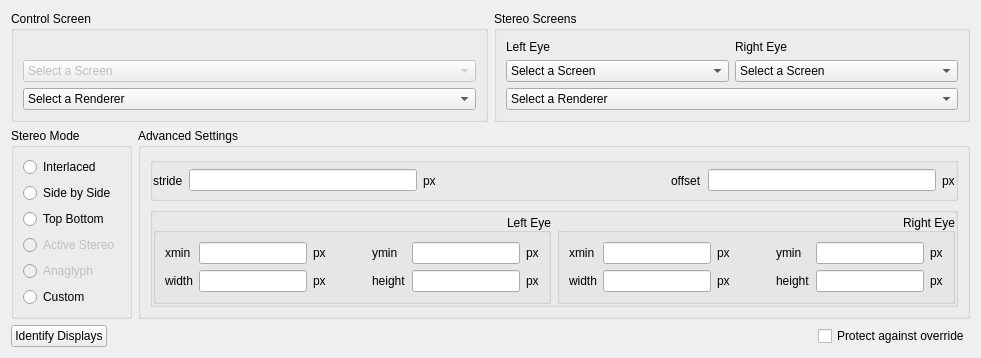
     <widget class="QWidget" name="DisplaySettings">
      <layout class="QVBoxLayout" name="dpy_layout">
       <item>
        <layout class="QHBoxLayout" name="horizontalLayout_10">
         <item>
          <widget class="QGroupBox" name="controlScreen_groupBox">
           <property name="toolTip">
            <string>Specify the control display</string>
           </property>
           <property name="title">
            <string>Control Screen</string>
           </property>
           <layout class="QGridLayout" name="gridLayout_10">
            <item row="0" column="0">
             <widget class="QLabel" name="label_10">
              <property name="text">
               <string/>
              </property>
             </widget>
            </item>
            <item row="1" column="0">
             <widget class="QComboBox" name="controlScreen_comboBox">
              <property name="enabled">
               <bool>false</bool>
              </property>
              <item>
               <property name="text">
                <string>Select a Screen</string>
               </property>
              </item>
             </widget>
            </item>
            <item row="2" column="0">
             <widget class="QComboBox" name="controlRenderer_comboBox">
              <item>
               <property name="text">
                <string>Select a Renderer</string>
               </property>
              </item>
             </widget>
            </item>
           </layout>
          </widget>
         </item>
         <item>
          <widget class="QGroupBox" name="stereoScreens_groupBox">
           <property name="toolTip">
            <string>Specify the stereo displays</string>
           </property>
           <property name="title">
            <string>Stereo Screens</string>
           </property>
           <layout class="QGridLayout" name="gridLayout_11">
            <item row="0" column="0">
             <layout class="QVBoxLayout" name="verticalLayout_12">
              <item>
               <layout class="QHBoxLayout" name="horizontalLayout">
                <item>
                 <layout class="QVBoxLayout" name="verticalLayout_9">
                  <item>
                   <widget class="QLabel" name="label_8">
                    <property name="text">
                     <string>Left Eye</string>
                    </property>
                   </widget>
                  </item>
                  <item>
                   <widget class="QComboBox" name="leftEyeScreen_comboBox">
                    <item>
                     <property name="text">
                      <string>Select a Screen</string>
                     </property>
                    </item>
                   </widget>
                  </item>
                 </layout>
                </item>
                <item>
                 <layout class="QVBoxLayout" name="verticalLayout_11">
                  <item>
                   <widget class="QLabel" name="label_9">
                    <property name="text">
                     <string>Right Eye</string>
                    </property>
                   </widget>
                  </item>
                  <item>
                   <widget class="QComboBox" name="rightEyeScreen_comboBox">
                    <item>
                     <property name="text">
                      <string>Select a Screen</string>
                     </property>
                    </item>
                   </widget>
                  </item>
                 </layout>
                </item>
               </layout>
              </item>
              <item>
               <widget class="QComboBox" name="stereoScreensRenderer_comboBox">
                <item>
                 <property name="text">
                  <string>Select a Renderer</string>
                 </property>
                </item>
               </widget>
              </item>
             </layout>
            </item>
           </layout>
          </widget>
         </item>
        </layout>
       </item>
       <item>
        <layout class="QHBoxLayout" name="horizontalLayout_13">
         <item>
          <widget class="QGroupBox" name="groupBox_4">
           <property name="title">
            <string>Stereo Mode</string>
           </property>
           <layout class="QVBoxLayout" name="verticalLayout_13">
            <item>
             <widget class="QRadioButton" name="interlaced_radioButton">
              <property name="enabled">
               <bool>true</bool>
              </property>
              <property name="text">
               <string>Interlaced</string>
              </property>
             </widget>
            </item>
            <item>
             <widget class="QRadioButton" name="sideBySide_radioButton">
              <property name="enabled">
               <bool>true</bool>
              </property>
              <property name="text">
               <string>Side by Side</string>
              </property>
             </widget>
            </item>
            <item>
             <widget class="QRadioButton" name="topBottom_radioButton">
              <property name="enabled">
               <bool>true</bool>
              </property>
              <property name="text">
               <string>Top Bottom</string>
              </property>
             </widget>
            </item>
            <item>
             <widget class="QRadioButton" name="activeStereo_radioButton">
              <property name="enabled">
               <bool>false</bool>
              </property>
              <property name="text">
               <string>Active Stereo</string>
              </property>
             </widget>
            </item>
            <item>
             <widget class="QRadioButton" name="anaglyph_radioButton">
              <property name="enabled">
               <bool>false</bool>
              </property>
              <property name="text">
               <string>Anaglyph</string>
              </property>
             </widget>
            </item>
            <item>
             <widget class="QRadioButton" name="custom_radioButton">
              <property name="text">
               <string>Custom</string>
              </property>
             </widget>
            </item>
           </layout>
          </widget>
         </item>
         <item>
          <widget class="QGroupBox" name="groupBox_5">
           <property name="sizePolicy">
            <sizepolicy hsizetype="Preferred" vsizetype="MinimumExpanding">
             <horstretch>0</horstretch>
             <verstretch>0</verstretch>
            </sizepolicy>
           </property>
           <property name="title">
            <string>Advanced Settings</string>
           </property>
           <layout class="QVBoxLayout" name="verticalLayout_14">
            <item>
             <widget class="QGroupBox" name="interlaced_groupBox">
              <property name="toolTip">
               <string>The parameters for interlaced stereo</string>
              </property>
              <property name="alignment">
               <set>Qt::AlignBottom|Qt::AlignRight|Qt::AlignTrailing</set>
              </property>
              <property name="flat">
               <bool>true</bool>
              </property>
              <property name="checkable">
               <bool>false</bool>
              </property>
              <layout class="QHBoxLayout" name="horizontalLayout_15">
               <property name="margin">
                <number>0</number>
               </property>
               <item>
                <widget class="QLabel" name="interlaced_label_21">
                 <property name="text">
                  <string>stride</string>
                 </property>
                </widget>
               </item>
               <item>
                <widget class="QLineEdit" name="interlaced_stride_2"/>
               </item>
               <item>
                <widget class="QLabel" name="interlaced_label_22">
                 <property name="text">
                  <string>px</string>
                 </property>
                </widget>
               </item>
               <item>
                <spacer name="horizontalSpacer_8">
                 <property name="orientation">
                  <enum>Qt::Horizontal</enum>
                 </property>
                 <property name="sizeHint" stdset="0">
                  <size>
                   <width>40</width>
                   <height>20</height>
                  </size>
                 </property>
                </spacer>
               </item>
               <item>
                <widget class="QLabel" name="interlaced_label_23">
                 <property name="text">
                  <string>offset</string>
                 </property>
                </widget>
               </item>
               <item>
                <widget class="QLineEdit" name="interlaced_offset_2"/>
               </item>
               <item>
                <widget class="QLabel" name="interlaced_label_24">
                 <property name="text">
                  <string>px</string>
                 </property>
                </widget>
               </item>
              </layout>
             </widget>
            </item>
            <item>
             <widget class="QGroupBox" name="groupBox_6">
              <property name="title">
               <string/>
              </property>
              <property name="flat">
               <bool>true</bool>
              </property>
              <layout class="QHBoxLayout" name="horizontalLayout_14">
               <property name="sizeConstraint">
                <enum>QLayout::SetDefaultConstraint</enum>
               </property>
               <property name="margin">
                <number>0</number>
               </property>
               <item>
                <widget class="QGroupBox" name="sideBySide_groupBox_3">
                 <property name="toolTip">
                  <string>The parameters for side by side stereo</string>
                 </property>
                 <property name="title">
                  <string>Left Eye</string>
                 </property>
                 <property name="alignment">
                  <set>Qt::AlignBottom|Qt::AlignRight|Qt::AlignTrailing</set>
                 </property>
                 <property name="flat">
                  <bool>false</bool>
                 </property>
                 <property name="checkable">
                  <bool>false</bool>
                 </property>
                 <layout class="QGridLayout" name="gridLayout_16">
                  <item row="0" column="0">
                   <widget class="QLabel" name="interlaced_label_25">
                    <property name="text">
                     <string>xmin</string>
                    </property>
                   </widget>
                  </item>
                  <item row="0" column="1">
                   <widget class="QLineEdit" name="left_xmin_edit">
                    <property name="minimumSize">
                     <size>
                      <width>60</width>
                      <height>0</height>
                     </size>
                    </property>
                   </widget>
                  </item>
                  <item row="0" column="2">
                   <widget class="QLabel" name="interlaced_label_26">
                    <property name="text">
                     <string>px</string>
                    </property>
                   </widget>
                  </item>
                  <item row="0" column="4">
                   <widget class="QLabel" name="interlaced_label_27">
                    <property name="text">
                     <string>ymin</string>
                    </property>
                   </widget>
                  </item>
                  <item row="1" column="0">
                   <widget class="QLabel" name="interlaced_label_29">
                    <property name="text">
                     <string>width</string>
                    </property>
                   </widget>
                  </item>
                  <item row="1" column="1">
                   <widget class="QLineEdit" name="left_width_edit">
                    <property name="minimumSize">
                     <size>
                      <width>60</width>
                      <height>0</height>
                     </size>
                    </property>
                   </widget>
                  </item>
                  <item row="1" column="2">
                   <widget class="QLabel" name="interlaced_label_30">
                    <property name="text">
                     <string>px</string>
                    </property>
                   </widget>
                  </item>
                  <item row="1" column="4">
                   <widget class="QLabel" name="interlaced_label_31">
                    <property name="text">
                     <string>height</string>
                    </property>
                   </widget>
                  </item>
                  <item row="1" column="5">
                   <widget class="QLineEdit" name="left_height_edit">
                    <property name="minimumSize">
                     <size>
                      <width>60</width>
                      <height>0</height>
                     </size>
                    </property>
                   </widget>
                  </item>
                  <item row="0" column="3">
                   <spacer name="horizontalSpacer_9">
                    <property name="orientation">
                     <enum>Qt::Horizontal</enum>
                    </property>
                    <property name="sizeHint" stdset="0">
                     <size>
                      <width>40</width>
                      <height>20</height>
                     </size>
                    </property>
                   </spacer>
                  </item>
                  <item row="1" column="3">
                   <spacer name="horizontalSpacer_10">
                    <property name="orientation">
                     <enum>Qt::Horizontal</enum>
                    </property>
                    <property name="sizeHint" stdset="0">
                     <size>
                      <width>40</width>
                      <height>20</height>
                     </size>
                    </property>
                   </spacer>
                  </item>
                  <item row="0" column="5">
                   <widget class="QLineEdit" name="left_ymin_edit">
                    <property name="minimumSize">
                     <size>
                      <width>60</width>
                      <height>0</height>
                     </size>
                    </property>
                    <property name="text">
                     <string/>
                    </property>
                   </widget>
                  </item>
                  <item row="1" column="7">
                   <widget class="QLabel" name="interlaced_label_32">
                    <property name="text">
                     <string>px</string>
                    </property>
                   </widget>
                  </item>
                  <item row="0" column="7">
                   <widget class="QLabel" name="interlaced_label_28">
                    <property name="text">
                     <string>px</string>
                    </property>
                   </widget>
                  </item>
                 </layout>
                </widget>
               </item>
               <item>
                <widget class="QGroupBox" name="sideBySide_groupBox_4">
                 <property name="toolTip">
                  <string>The parameters for side by side stereo</string>
                 </property>
                 <property name="title">
                  <string>Right Eye</string>
                 </property>
                 <property name="alignment">
                  <set>Qt::AlignBottom|Qt::AlignRight|Qt::AlignTrailing</set>
                 </property>
                 <property name="flat">
                  <bool>false</bool>
                 </property>
                 <property name="checkable">
                  <bool>false</bool>
                 </property>
                 <layout class="QGridLayout" name="gridLayout_17">
                  <item row="0" column="0">
                   <widget class="QLabel" name="interlaced_label_33">
                    <property name="text">
                     <string>xmin</string>
                    </property>
                   </widget>
                  </item>
                  <item row="0" column="1">
                   <widget class="QLineEdit" name="right_xmin_edit">
                    <property name="minimumSize">
                     <size>
                      <width>60</width>
                      <height>0</height>
                     </size>
                    </property>
                   </widget>
                  </item>
                  <item row="0" column="2">
                   <widget class="QLabel" name="interlaced_label_34">
                    <property name="text">
                     <string>px</string>
                    </property>
                   </widget>
                  </item>
                  <item row="0" column="4">
                   <widget class="QLabel" name="interlaced_label_35">
                    <property name="text">
                     <string>ymin</string>
                    </property>
                   </widget>
                  </item>
                  <item row="0" column="5">
                   <widget class="QLineEdit" name="right_ymin_edit">
                    <property name="minimumSize">
                     <size>
                      <width>60</width>
                      <height>0</height>
                     </size>
                    </property>
                   </widget>
                  </item>
                  <item row="0" column="6">
                   <widget class="QLabel" name="interlaced_label_36">
                    <property name="text">
                     <string>px</string>
                    </property>
                   </widget>
                  </item>
                  <item row="1" column="0">
                   <widget class="QLabel" name="interlaced_label_37">
                    <property name="text">
                     <string>width</string>
                    </property>
                   </widget>
                  </item>
                  <item row="1" column="1">
                   <widget class="QLineEdit" name="right_width_edit">
                    <property name="minimumSize">
                     <size>
                      <width>60</width>
                      <height>0</height>
                     </size>
                    </property>
                   </widget>
                  </item>
                  <item row="1" column="2">
                   <widget class="QLabel" name="interlaced_label_38">
                    <property name="text">
                     <string>px</string>
                    </property>
                   </widget>
                  </item>
                  <item row="1" column="4">
                   <widget class="QLabel" name="interlaced_label_39">
                    <property name="text">
                     <string>height</string>
                    </property>
                   </widget>
                  </item>
                  <item row="1" column="5">
                   <widget class="QLineEdit" name="right_height_edit">
                    <property name="minimumSize">
                     <size>
                      <width>60</width>
                      <height>0</height>
                     </size>
                    </property>
                   </widget>
                  </item>
                  <item row="1" column="6">
                   <widget class="QLabel" name="interlaced_label_40">
                    <property name="text">
                     <string>px</string>
                    </property>
                   </widget>
                  </item>
                  <item row="0" column="3">
                   <spacer name="horizontalSpacer_11">
                    <property name="orientation">
                     <enum>Qt::Horizontal</enum>
                    </property>
                    <property name="sizeHint" stdset="0">
                     <size>
                      <width>40</width>
                      <height>20</height>
                     </size>
                    </property>
                   </spacer>
                  </item>
                  <item row="1" column="3">
                   <spacer name="horizontalSpacer_12">
                    <property name="orientation">
                     <enum>Qt::Horizontal</enum>
                    </property>
                    <property name="sizeHint" stdset="0">
                     <size>
                      <width>40</width>
                      <height>20</height>
                     </size>
                    </property>
                   </spacer>
                  </item>
                 </layout>
                </widget>
               </item>
              </layout>
             </widget>
            </item>
           </layout>
          </widget>
         </item>
        </layout>
       </item>
       <item>
        <layout class="QHBoxLayout" name="horizontalLayout_9">
         <item>
          <widget class="QPushButton" name="identifyDisplays_button">
           <property name="text">
            <string>Identify Displays</string>
           </property>
          </widget>
         </item>
         <item>
          <spacer name="horizontalSpacer_6">
           <property name="orientation">
            <enum>Qt::Horizontal</enum>
           </property>
           <property name="sizeHint" stdset="0">
            <size>
             <width>40</width>
             <height>20</height>
            </size>
           </property>
          </spacer>
         </item>
         <item>
          <widget class="QCheckBox" name="protect_override">
           <property name="text">
            <string>Protect against override</string>
           </property>
          </widget>
         </item>
        </layout>
       </item>
      </layout>
     </widget>
